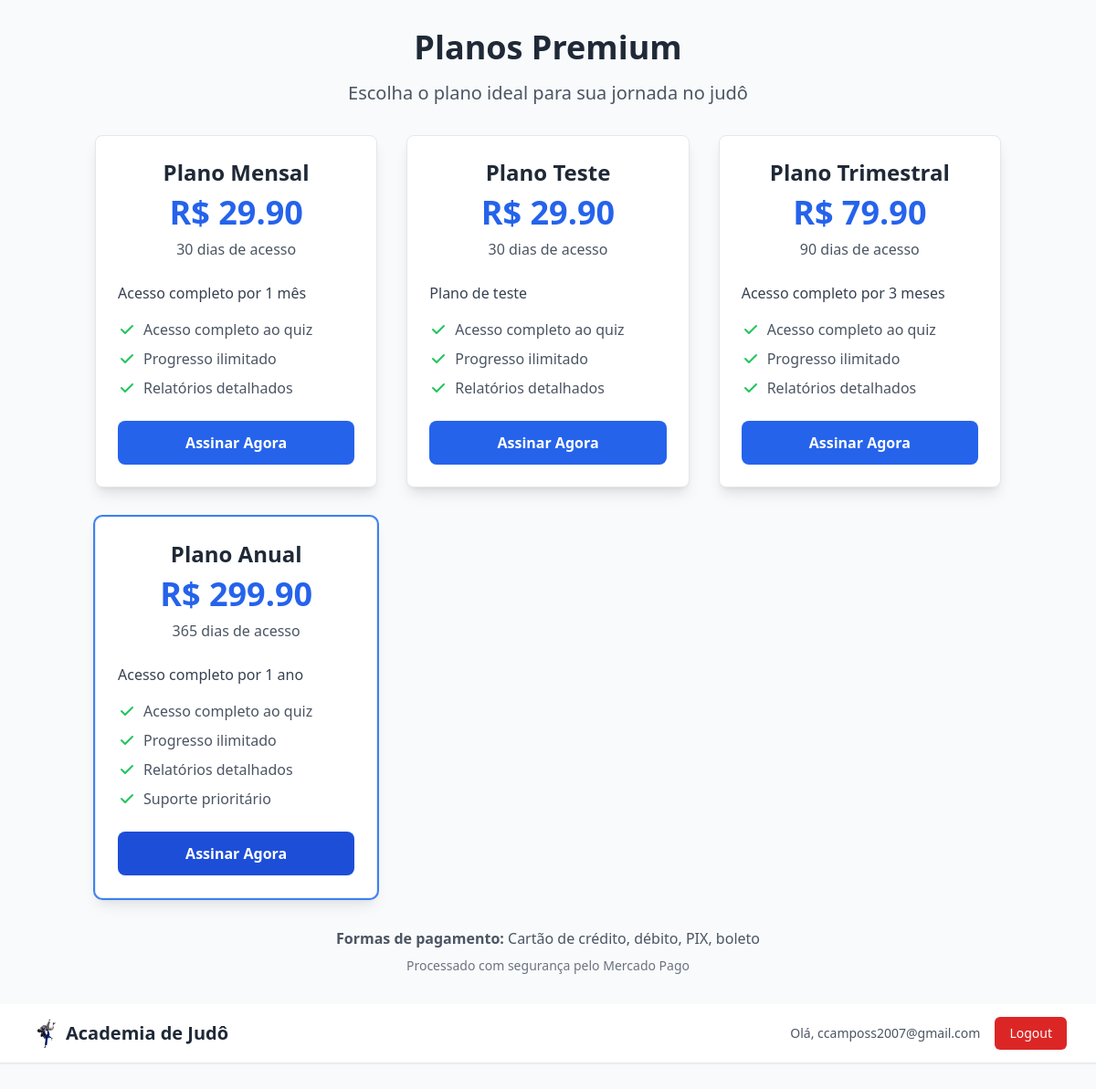
The page /payments/planos/ (signed in) on the database as committed earlier.
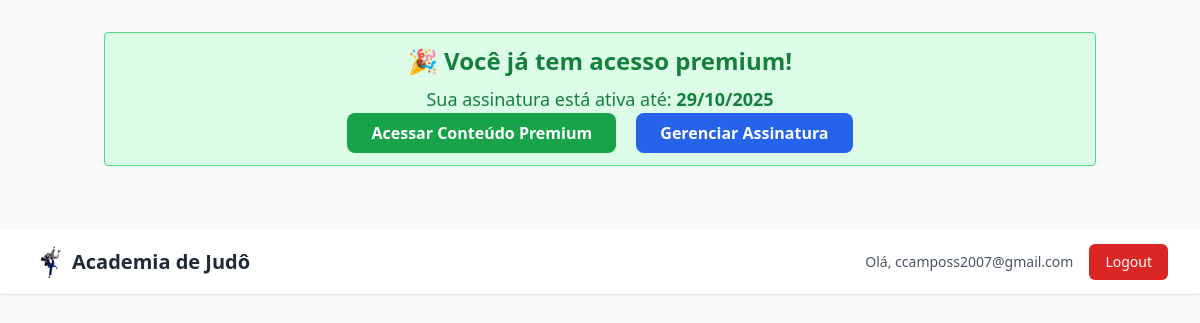
The same page on the database as committed later.
### payments/models.py (models this page shows, shortened)
class PlanoPremium(models.Model):
    nome = models.CharField(max_length=100, verbose_name="Nome do plano")
    descricao = models.TextField(verbose_name="Descrição")
    preco = models.DecimalField(max_digits=10, decimal_places=2, verbose_name="Preço")
    duracao_dias = models.PositiveIntegerField(verbose_name="Duração em dias")
    ativo = models.BooleanField(default=True, verbose_name="Plano ativo")
    acesso_ilimitado_quiz = models.BooleanField(default=True, verbose_name="Acesso ilimitado ao quiz")
    relatorios_detalhados = models.BooleanField(default=True, verbose_name="Relatórios detalhados")
    suporte_prioritario = models.BooleanField(default=False, verbose_name="Suporte prioritário")
    data_criacao = models.DateTimeField(auto_now_add=True)
    class Meta:
        verbose_name = "Plano Premium"
        verbose_name_plural = "Planos Premium"

class Assinatura(models.Model):
    STATUS_CHOICES = [
        ('ativa', 'Ativa'),
        ('cancelada', 'Cancelada'),
        ('expirada', 'Expirada'),
        ('suspensa', 'Suspensa'),
    ]
    usuario = models.ForeignKey(User, on_delete=models.CASCADE, related_name='assinaturas')
    plano = models.ForeignKey(PlanoPremium, on_delete=models.CASCADE)
    status = models.CharField(max_length=20, choices=STATUS_CHOICES, default='ativa')
    data_inicio = models.DateTimeField(verbose_name="Data de início")
    data_vencimento = models.DateTimeField(verbose_name="Data de vencimento")
    data_cancelamento = models.DateTimeField(null=True, blank=True, verbose_name="Data de cancelamento")
    subscription_id = models.CharField(max_length=100, null=True, blank=True, verbose_name="ID da Assinatura MP")
    external_reference = models.UUIDField(default=uuid.uuid4, unique=True, verbose_name="Referência externa")
    ativo = models.BooleanField(default=True)
    data_criacao = models.DateTimeField(auto_now_add=True)
    data_atualizacao = models.DateTimeField(auto_now=True)
    class Meta:
        verbose_name = "Assinatura"
        verbose_name_plural = "Assinaturas"

### payments/views.py (the view)
# urls.py: path('planos/', views.listar_planos, name='planos'),
@login_required
def listar_planos(request):
    planos = PlanoPremium.objects.filter(ativo=True).order_by('preco')
    assinatura_ativa = Assinatura.objects.filter(
        usuario=request.user,
        status='ativa',
        data_vencimento__gt=datetime.now()
    ).first()
    return render(request, 'payments/planos.html', {
        'planos': planos,
        'assinatura_ativa': assinatura_ativa
    })

### payments/templates/payments/planos.html (shortened to what the changed rows need)
{% load static %}
<!DOCTYPE html>
<html lang="pt-br">
<head>
    <script src="https://cdn.tailwindcss.com"></script>
</head>
<body class="bg-gray-50 font-sans">
<div class="container mx-auto px-4 py-8">
    <div class="text-center mb-8">
        {% if assinatura_ativa %}
            <div class="bg-green-100 border border-green-400 text-green-700 px-4 py-3 rounded mb-6">
                <h2 class="text-2xl font-bold mb-2">🎉 Você já tem acesso premium!</h2>
                <p class="text-lg">Sua assinatura está ativa até: <strong>{{ assinatura_ativa.data_vencimento|date:"d/m/Y" }}</strong></p>
                <div class="space-x-4">
                    <a href="{% url 'index' %}" class="inline-block bg-green-600 hover:bg-green-700 text-white font-bold py-2 px-6 rounded-lg transition duration-200">
                        Acessar Conteúdo Premium
                    </a>
                    <a href="{% url 'payments:assinaturas' %}" class="inline-block bg-blue-600 hover:bg-blue-700 text-white font-bold py-2 px-6 rounded-lg transition duration-200">
                        Gerenciar Assinatura
                    </a>
                </div>
            </div>
        {% else %}
            <h1 class="text-4xl font-bold text-gray-800 mb-4">Planos Premium</h1>
            <p class="text-xl text-gray-600">Escolha o plano ideal para sua jornada no judô</p>
        {% endif %}
    </div>
    {% if not assinatura_ativa %}
    <div class="grid md:grid-cols-3 gap-8 max-w-6xl mx-auto">
        {% for plano in planos %}
        <div class="bg-white rounded-lg shadow-lg border border-gray-200 p-6 {% if plano.nome == 'Plano Anual' %}ring-2 ring-blue-500{% endif %}">
            <div class="text-center mb-6">
                <h3 class="text-2xl font-bold text-gray-800 mb-2">{{ plano.nome }}</h3>
                <div class="text-4xl font-bold text-blue-600 mb-2">
                    R$ {{ plano.preco|floatformat:2 }}
                </div>
                <p class="text-gray-600">{{ plano.duracao_dias }} dias de acesso</p>
            </div>
            <div class="mb-6">
                <p class="text-gray-700 mb-4">{{ plano.descricao }}</p>
                <ul class="space-y-2 text-gray-600">
                    <li class="flex items-center">
                        <svg class="w-5 h-5 text-green-500 mr-2" fill="currentColor" viewBox="0 0 20 20">
                            <path fill-rule="evenodd" d="M16.707 5.293a1 1 0 010 1.414l-8 8a1 1 0 01-1.414 0l-4-4a1 1 0 011.414-1.414L8 12.586l7.293-7.293a1 1 0 011.414 0z" clip-rule="evenodd"></path>
                        </svg>
                        Acesso completo ao quiz
                    </li>
                    <li class="flex items-center">
                        <svg class="w-5 h-5 text-green-500 mr-2" fill="currentColor" viewBox="0 0 20 20">
                            <path fill-rule="evenodd" d="M16.707 5.293a1 1 0 010 1.414l-8 8a1 1 0 01-1.414 0l-4-4a1 1 0 011.414-1.414L8 12.586l7.293-7.293a1 1 0 011.414 0z" clip-rule="evenodd"></path>
                        </svg>
                        Progresso ilimitado
                    </li>
                    <li class="flex items-center">
                        <svg class="w-5 h-5 text-green-500 mr-2" fill="currentColor" viewBox="0 0 20 20">
                            <path fill-rule="evenodd" d="M16.707 5.293a1 1 0 010 1.414l-8 8a1 1 0 01-1.414 0l-4-4a1 1 0 011.414-1.414L8 12.586l7.293-7.293a1 1 0 011.414 0z" clip-rule="evenodd"></path>
                        </svg>
                        Relatórios detalhados
                    </li>
                    {% if plano.nome == 'Plano Anual' %}
                    <li class="flex items-center">
                        <svg class="w-5 h-5 text-green-500 mr-2" fill="currentColor" viewBox="0 0 20 20">
                            <path fill-rule="evenodd" d="M16.707 5.293a1 1 0 010 1.414l-8 8a1 1 0 01-1.414 0l-4-4a1 1 0 011.414-1.414L8 12.586l7.293-7.293a1 1 0 011.414 0z" clip-rule="evenodd"></path>
                        </svg>
                        Suporte prioritário
                    </li>
                    {% endif %}
                </ul>
            </div>
            <div class="text-center">
                <a href="{% url 'payments:escolher_plano' plano.id %}"
                   class="inline-block w-full bg-blue-600 hover:bg-blue-700 text-white font-bold py-3 px-6 rounded-lg transition duration-200 {% if plano.nome == 'Plano Anual' %}bg-blue-700 hover:bg-blue-800{% endif %}"
                   onclick="console.log('Clicando no plano {{ plano.id }}'); return true;">
                    Assinar Agora
                </a>
            </div>
        </div>
        {% endfor %}
    </div>
    <div class="text-center mt-8">
        <p class="text-gray-600">
            <strong>Formas de pagamento:</strong> Cartão de crédito, débito, PIX, boleto
        </p>
        <p class="text-sm text-gray-500 mt-2">
            Processado com segurança pelo Mercado Pago
        </p>
    </div>
    {% endif %}
</div>
</body>
</html>

Rows that differ between the two databases and show on the page:
no longer on this page (row unchanged): PlanoPremium: nome "Plano Mensal", preco "29.90", duracao_dias "30", descricao "Acesso completo por 1 mês"
no longer on this page (row unchanged): PlanoPremium: nome "Plano Teste", preco "29.90", duracao_dias "30", descricao "Plano de teste"
no longer on this page (row unchanged): PlanoPremium: nome "Plano Trimestral", preco "79.90", duracao_dias "90", descricao "Acesso completo por 3 meses"
no longer on this page (row unchanged): PlanoPremium: nome "Plano Anual", preco "299.90", duracao_dias "365", descricao "Acesso completo por 1 ano", shows "Suporte prioritário"
added Assinatura: data_vencimento "29/10/2025"
Other text that changed with them:
text no longer shown: "Planos Premium Escolha o plano ideal para sua jornada no judô Formas de pagamento: Cartão de crédito, débito, PIX, boleto Processado com segurança pelo Mercado Pago"
text now shown: "🎉 Você já tem acesso premium! Sua assinatura está ativa até: Acessar Conteúdo Premium Gerenciar Assinatura"
